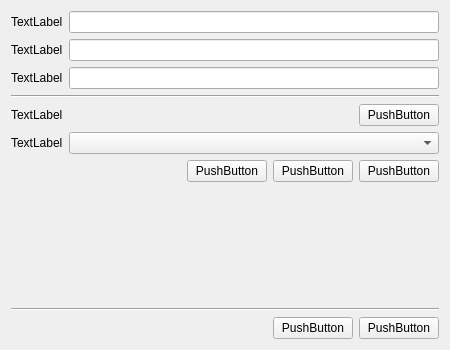
<?xml version="1.0" encoding="UTF-8"?>
<ui version="4.0">
 <class>SqlWorkspaceNewDialog</class>
 <widget class="QWidget" name="SqlWorkspaceNewDialog">
  <property name="geometry">
   <rect>
    <x>0</x>
    <y>0</y>
    <width>450</width>
    <height>350</height>
   </rect>
  </property>
  <property name="windowTitle">
   <string>Form</string>
  </property>
  <layout class="QVBoxLayout" name="verticalLayout">
   <item>
    <layout class="QFormLayout" name="formLayout">
     <item row="0" column="0">
      <widget class="QLabel" name="label">
       <property name="text">
        <string>TextLabel</string>
       </property>
      </widget>
     </item>
     <item row="0" column="1">
      <widget class="QLineEdit" name="lineEdit"/>
     </item>
     <item row="1" column="0">
      <widget class="QLabel" name="label_2">
       <property name="text">
        <string>TextLabel</string>
       </property>
      </widget>
     </item>
     <item row="1" column="1">
      <widget class="QLineEdit" name="lineEdit_2"/>
     </item>
     <item row="2" column="0">
      <widget class="QLabel" name="label_3">
       <property name="text">
        <string>TextLabel</string>
       </property>
      </widget>
     </item>
     <item row="2" column="1">
      <widget class="QLineEdit" name="lineEdit_3"/>
     </item>
    </layout>
   </item>
   <item>
    <widget class="Line" name="line">
     <property name="orientation">
      <enum>Qt::Horizontal</enum>
     </property>
    </widget>
   </item>
   <item>
    <layout class="QHBoxLayout" name="horizontalLayout">
     <item>
      <widget class="QLabel" name="label_4">
       <property name="text">
        <string>TextLabel</string>
       </property>
      </widget>
     </item>
     <item>
      <spacer name="horizontalSpacer">
       <property name="orientation">
        <enum>Qt::Horizontal</enum>
       </property>
       <property name="sizeHint" stdset="0">
        <size>
         <width>40</width>
         <height>20</height>
        </size>
       </property>
      </spacer>
     </item>
     <item>
      <widget class="QPushButton" name="pushButton_2">
       <property name="text">
        <string>PushButton</string>
       </property>
      </widget>
     </item>
    </layout>
   </item>
   <item>
    <layout class="QFormLayout" name="formLayout_3">
     <item row="0" column="0">
      <widget class="QLabel" name="label_5">
       <property name="text">
        <string>TextLabel</string>
       </property>
      </widget>
     </item>
     <item row="0" column="1">
      <widget class="QComboBox" name="comboBox"/>
     </item>
    </layout>
   </item>
   <item>
    <layout class="QHBoxLayout" name="horizontalLayout_2">
     <item>
      <spacer name="horizontalSpacer_2">
       <property name="orientation">
        <enum>Qt::Horizontal</enum>
       </property>
       <property name="sizeHint" stdset="0">
        <size>
         <width>40</width>
         <height>20</height>
        </size>
       </property>
      </spacer>
     </item>
     <item>
      <widget class="QPushButton" name="pushButton_5">
       <property name="text">
        <string>PushButton</string>
       </property>
      </widget>
     </item>
     <item>
      <widget class="QPushButton" name="pushButton_4">
       <property name="text">
        <string>PushButton</string>
       </property>
      </widget>
     </item>
     <item>
      <widget class="QPushButton" name="pushButton_3">
       <property name="text">
        <string>PushButton</string>
       </property>
      </widget>
     </item>
    </layout>
   </item>
   <item>
    <spacer name="verticalSpacer">
     <property name="orientation">
      <enum>Qt::Vertical</enum>
     </property>
     <property name="sizeHint" stdset="0">
      <size>
       <width>20</width>
       <height>40</height>
      </size>
     </property>
    </spacer>
   </item>
   <item>
    <widget class="Line" name="line_2">
     <property name="orientation">
      <enum>Qt::Horizontal</enum>
     </property>
    </widget>
   </item>
   <item>
    <layout class="QHBoxLayout" name="horizontalLayout_3">
     <item>
      <spacer name="horizontalSpacer_3">
       <property name="orientation">
        <enum>Qt::Horizontal</enum>
       </property>
       <property name="sizeHint" stdset="0">
        <size>
         <width>40</width>
         <height>20</height>
        </size>
       </property>
      </spacer>
     </item>
     <item>
      <widget class="QPushButton" name="pushButton_6">
       <property name="text">
        <string>PushButton</string>
       </property>
      </widget>
     </item>
     <item>
      <widget class="QPushButton" name="pushButton">
       <property name="text">
        <string>PushButton</string>
       </property>
      </widget>
     </item>
    </layout>
   </item>
  </layout>
 </widget>
 <resources/>
 <connections/>
</ui>
